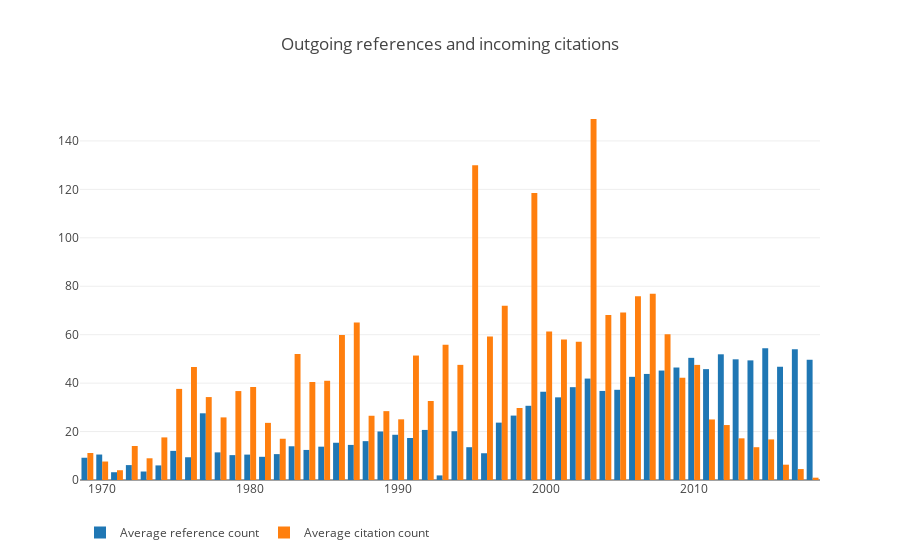

This figure's notebook cell:
### Code cell
ref = pd.merge(left=ijhcs_ref, right=ijhcs, left_on='citingid', right_on='paperid', suffixes=('_ref','_ijhcs'), how='right')
ref = ref.groupby(['year_ijhcs', 'paperid_ijhcs']).count().reset_index()\
         .groupby('year_ijhcs')[['paperid_ref']].mean()

cite = pd.merge(left=ijhcs_cite, right=ijhcs, left_on='citedid', right_on='paperid', suffixes=('_cite','_ijhcs'), how='right')
cite = cite.groupby(['year_ijhcs', 'paperid_ijhcs']).count().reset_index()\
           .groupby('year_ijhcs')[['paperid_cite']].mean()

trace0 = go.Bar(x=ref.index,
                y=ref['paperid_ref'],
                name='Average reference count')

trace1 = go.Bar(x=cite.index,
                y=cite['paperid_cite'],
               name='Average citation count')

layout = go.Layout(title='Outgoing references and incoming citations',
                   legend=dict(orientation='h'))

fig = go.Figure(data=[trace0,trace1], layout=layout)
plotly.offline.iplot(fig)
pio.write_image(fig, 'reports/images/ijhcs_refcite.png')

### Figure 1 — Plotly figure (JSON) as saved in the notebook; plotly's stock layout.template omitted (floating-point values rounded to 4 significant figures)
{"data": [{"name": "Average reference count", "type": "bar", "uid": "6f69c71c-1dd7-4a9a-90dd-7d6c57918971", "x": [1969, 1970, 1971, 1972, 1973, 1974, 1975, 1976, 1977, 1978, 1979, 1980, 1981, 1982, 1983, 1984, 1985, 1986, 1987, 1988, 1989, 1990, 1991, 1992, 1993, 1994, 1995, 1996, 1997, 1998, 1999, 2000, 2001, 2002, 2003, 2004, 2005, 2006, 2007, 2008, 2009, 2010, 2011, 2012, 2013, 2014, 2015, 2016, 2017, 2018], "y": [9.192, 10.52, 3.207, 6.154, 3.5, 6.023, 12.03, 9.392, 27.54, 11.4, 10.28, 10.49, 9.574, 10.69, 13.92, 12.42, 13.76, 15.38, 14.49, 16.04, 20.03, 18.68, 17.34, 20.68, 1.89, 20.13, 13.54, 11.04, 23.69, 26.59, 30.64, 36.44, 34.13, 38.33, 41.88, 36.78, 37.25, 42.6, 43.8, 45.19, 46.45, 50.44, 45.78, 51.9, 49.83, 49.39, 54.36, 46.76, 53.99, 49.65]}, {"name": "Average citation count", "type": "bar", "uid": "828bd455-03a3-4bde-8cff-4a96d1765c60", "x": [1969, 1970, 1971, 1972, 1973, 1974, 1975, 1976, 1977, 1978, 1979, 1980, 1981, 1982, 1983, 1984, 1985, 1986, 1987, 1988, 1989, 1990, 1991, 1992, 1993, 1994, 1995, 1996, 1997, 1998, 1999, 2000, 2001, 2002, 2003, 2004, 2005, 2006, 2007, 2008, 2009, 2010, 2011, 2012, 2013, 2014, 2015, 2016, 2017, 2018], "y": [11.15, 7.63, 4.034, 14.05, 8.969, 17.59, 37.62, 46.67, 34.24, 25.85, 36.73, 38.41, 23.59, 17.03, 52.03, 40.46, 40.97, 59.86, 65.01, 26.53, 28.43, 25.05, 51.39, 32.63, 55.87, 47.54, 130, 59.25, 71.96, 29.74, 118.5, 61.31, 58.05, 57.06, 149.1, 68.15, 69.18, 75.88, 76.9, 60.19, 42.22, 47.53, 25, 22.69, 17.2, 13.55, 16.76, 6.324, 4.515, 0.9574]}], "layout": {"legend": {"orientation": "h"}, "title": "Outgoing references and incoming citations"}}
